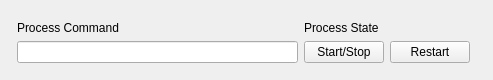
<?xml version="1.0" encoding="UTF-8"?>
<ui version="4.0">
    <class>ProcessControl</class>
    <widget class="QWidget" name="ProcessControl">
        <property name="geometry">
            <rect>
                <x>0</x>
                <y>0</y>
                <width>493</width>
                <height>80</height>
            </rect>
        </property>
        <property name="windowTitle">
            <string>Form</string>
        </property>
        <layout class="QGridLayout" name="gridLayout">
            <item row="0" column="0">
                <layout class="QGridLayout" name="layout_grid">
                    <property name="leftMargin">
                        <number>6</number>
                    </property>
                    <property name="topMargin">
                        <number>6</number>
                    </property>
                    <property name="rightMargin">
                        <number>6</number>
                    </property>
                    <property name="bottomMargin">
                        <number>6</number>
                    </property>
                    <property name="verticalSpacing">
                        <number>2</number>
                    </property>
                    <item row="3" column="3">
                        <widget class="QPushButton" name="btn_restart">
                            <property name="text">
                                <string>Restart</string>
                            </property>
                        </widget>
                    </item>
                    <item row="3" column="2">
                        <widget class="QPushButton" name="btn_start_stop">
                            <property name="text">
                                <string>Start/Stop</string>
                            </property>
                        </widget>
                    </item>
                    <item row="3" column="1">
                        <widget class="QLineEdit" name="txt_command"/>
                    </item>
                    <item row="0" column="1">
                        <widget class="QLabel" name="lbl_command">
                            <property name="text">
                                <string>Process Command</string>
                            </property>
                        </widget>
                    </item>
                    <item row="0" column="2" colspan="3">
                        <widget class="QLabel" name="lbl_state">
                            <property name="text">
                                <string>Process State</string>
                            </property>
                        </widget>
                    </item>
                </layout>
            </item>
        </layout>
    </widget>
    <resources/>
    <connections/>
</ui>
